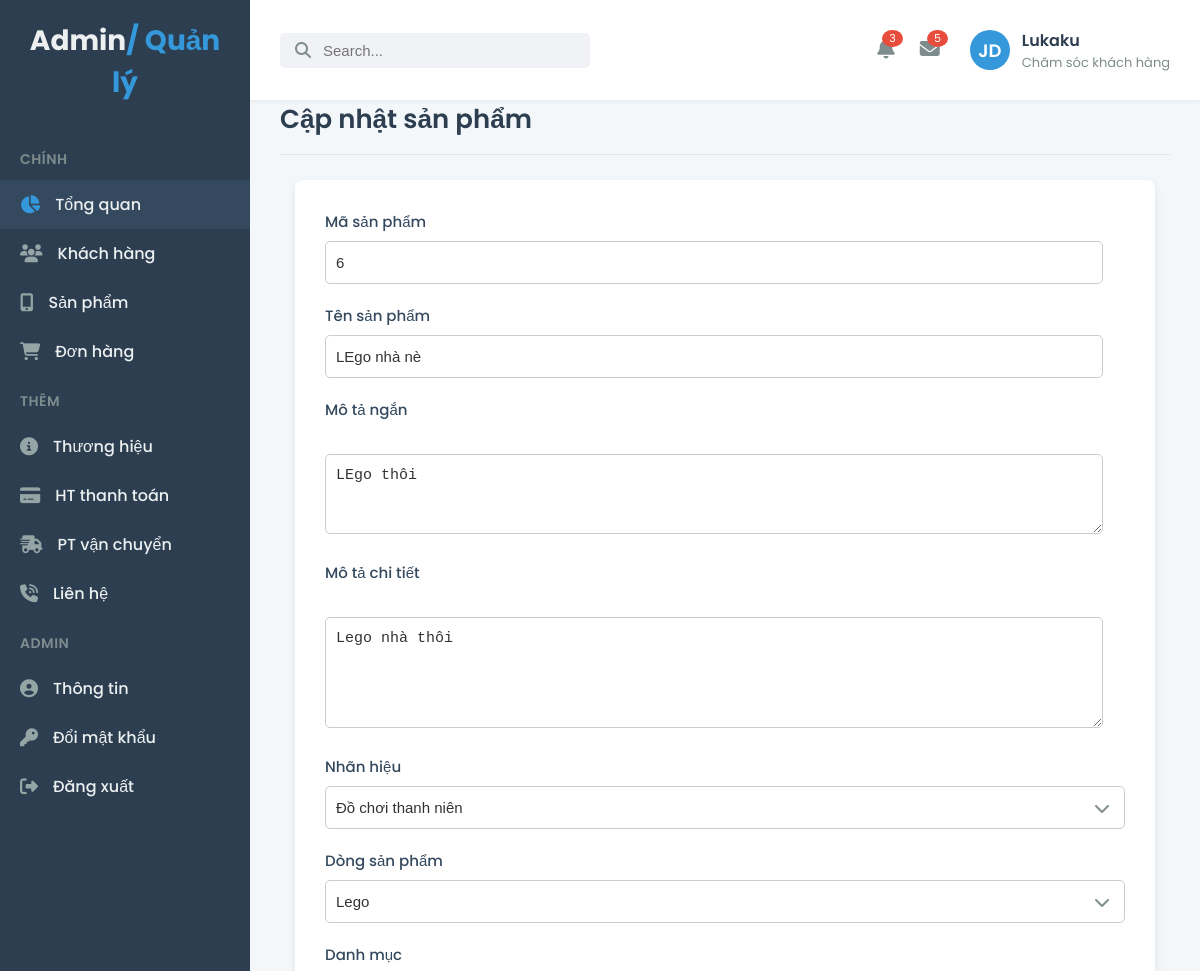
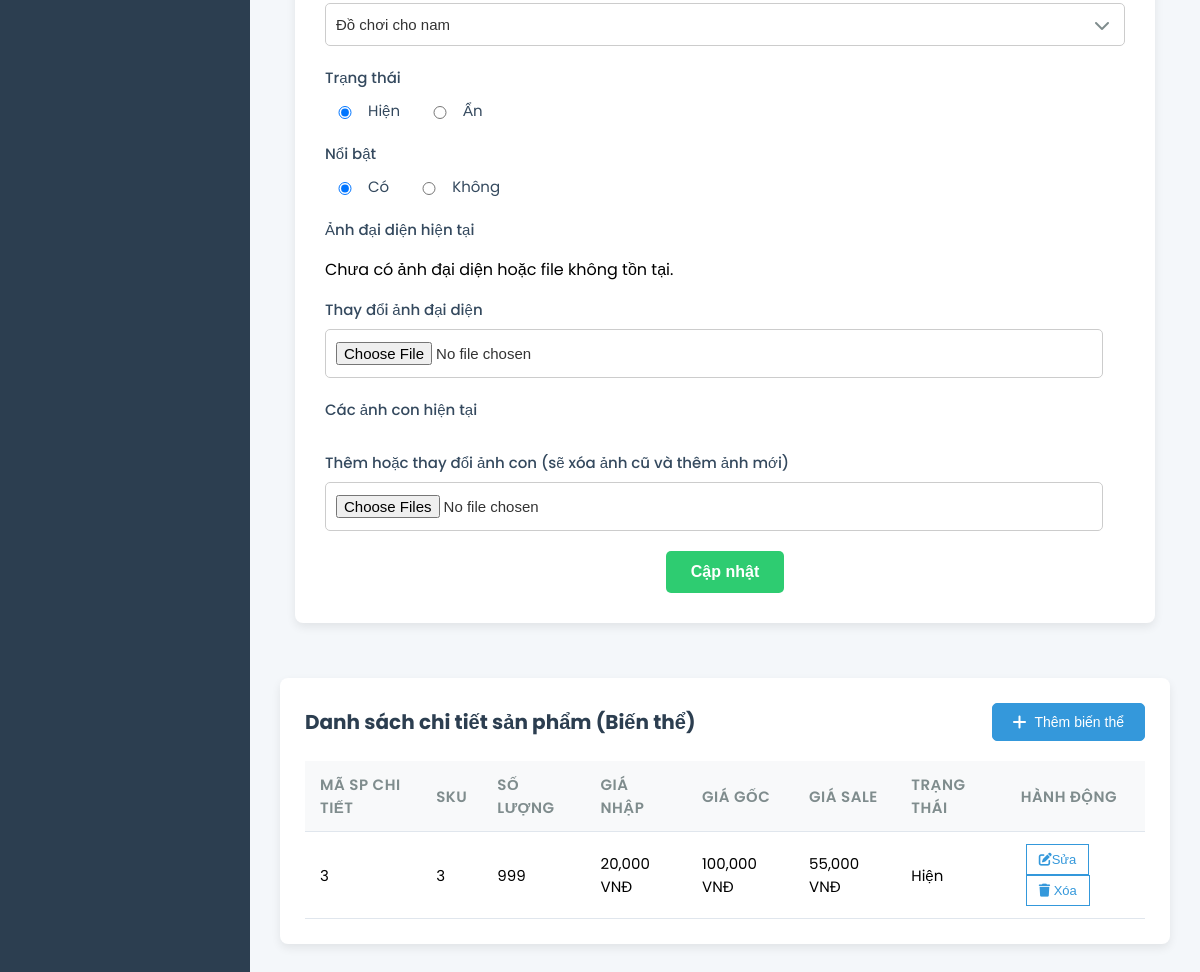
The page /admin/product-update.php?idsp=6 (signed in) on the database its author committed (2 pictures, top to bottom).
### tables this page shows
CREATE TABLE `san_pham` (
  `id_sp` int(11) NOT NULL,
  `ten_sp` varchar(100) NOT NULL,
  `mo_ta_ngan` text DEFAULT NULL,
  `mo_ta_chi_tiet` longtext DEFAULT NULL,
  `id_nhanhieu` int(11) NOT NULL,
  `id_dong` int(11) NOT NULL,
  `id_danhmuc` int(11) DEFAULT NULL,
  `luot_xem` int(11) NOT NULL DEFAULT 0,
  `noi_bat` tinyint(4) NOT NULL DEFAULT 0 COMMENT '0: không, 1: có',
  `ngay_tao` datetime NOT NULL DEFAULT current_timestamp(),
  `ngaycapnhat` datetime NOT NULL DEFAULT current_timestamp() ON UPDATE current_timestamp(),
  `trangthai` tinyint(4) NOT NULL DEFAULT 0 COMMENT '0: hiện, 1: ẩn'
);

CREATE TABLE `nhan_hieu` (
  `id_nhan` int(11) NOT NULL,
  `ten_nhanhieu` varchar(50) NOT NULL,
  `logo` varchar(255) DEFAULT NULL,
  `trangthai` tinyint(4) NOT NULL DEFAULT 0 COMMENT '0: hiện, 1: ẩn'
);

CREATE TABLE `dong_sanpham` (
  `id_dong` int(11) NOT NULL,
  `ten_dong` varchar(50) NOT NULL,
  `id_nhanhieu` int(11) NOT NULL,
  `id_danhmuc` int(11) DEFAULT NULL,
  `trangthai` tinyint(4) NOT NULL DEFAULT 0 COMMENT '0: hiện, 1: ẩn'
);

CREATE TABLE `danh_muc` (
  `id_danhmuc` int(11) NOT NULL,
  `ten_danhmuc` varchar(50) NOT NULL,
  `mo_ta` text DEFAULT NULL,
  `trangthai` tinyint(4) NOT NULL DEFAULT 0 COMMENT '0: hiện, 1: ẩn'
);

CREATE TABLE `sanpham_chitiet` (
  `id_spchitiet` int(11) NOT NULL,
  `id_sp` int(11) NOT NULL,
  `sku` varchar(50) NOT NULL,
  `so_luong` int(11) NOT NULL,
  `gia_nhap` int(11) NOT NULL,
  `gia_goc` int(11) NOT NULL,
  `gia_sale` int(11) DEFAULT NULL,
  `id_khuyenmai` int(11) DEFAULT NULL,
  `trang_thai` tinyint(4) NOT NULL DEFAULT 0 COMMENT '0: hiện, 1: ẩn'
);

### admin/product-update.php (the view, shortened to what this page needs)
<?php
    include_once "sidebar.php";
    require_once "connect.php";
    $idsp = null;
    if(isset($_GET["idsp"])) {
        $idsp = $_GET["idsp"];
        $sql_product = "SELECT sp.*, nh.ten_nhanhieu, ds.ten_dong, dm.ten_danhmuc
                        FROM san_pham sp
                        INNER JOIN nhan_hieu nh ON nh.id_nhan = sp.id_nhanhieu
                        INNER JOIN dong_sanpham ds ON ds.id_dong = sp.id_dong
                        INNER JOIN danh_muc dm ON dm.id_danhmuc = sp.id_danhmuc
                        WHERE sp.id_sp = $idsp";
        $query_product = mysqli_query($conn, $sql_product);
        $row_product = mysqli_fetch_assoc($query_product);
        if (!$row_product) {
            $message = '<div class="alert-error">Sản phẩm không tồn tại hoặc đã bị xóa.</div>';
            $idsp_valid = false;
        } else {
            $idsp_valid = true;
            $sql_brands = "SELECT * FROM nhan_hieu WHERE trangthai = 0";
            $query_brands = mysqli_query($conn, $sql_brands);
            $sql_series = "SELECT * FROM dong_sanpham WHERE trangthai = 0";
            $query_series = mysqli_query($conn, $sql_series);
            $sql_categories = "SELECT * FROM danh_muc WHERE trangthai = 0";
            $query_categories = mysqli_query($conn, $sql_categories);
            $sql_main_image = "SELECT * FROM hinh_anh WHERE id_sp = $idsp AND trang_thai = 0";
            $query_main_image = mysqli_query($conn, $sql_main_image);
            $main_image = mysqli_fetch_assoc($query_main_image);
        }
    } else {
        $message = '<div class="alert-error">Không có ID sản phẩm được cung cấp để cập nhật.</div>';
        $idsp_valid = false;
    }
?>
<div class="main-content">
    <div class="page-title">
        <div class="title">Cập nhật sản phẩm</div>
    </div>
    <?php if ($idsp_valid && $row_product) : ?>
        <form action="" class="form" method="POST" enctype="multipart/form-data">
            <div class="input-box">
                <label>Mã sản phẩm</label>
                <input type="text" value="<?php echo $idsp ?>" readonly/>
            </div>
            <div class="input-box">
                <label>Tên sản phẩm</label>
                <input type="text" name="tensp" value="<?php echo htmlspecialchars($row_product["ten_sp"]) ?>" required/>
            </div>
            <div class="input-box">
                <label>Mô tả ngắn</label>
                <br>
                <textarea name="mo_ta_ngan" rows="3" cols="100"><?php echo htmlspecialchars($row_product["mo_ta_ngan"]) ?></textarea>
            </div>
            <div class="input-box">
                <label>Mô tả chi tiết</label>
                <br>
                <textarea name="mo_ta_chi_tiet" rows="5" cols="100"><?php echo htmlspecialchars($row_product["mo_ta_chi_tiet"]) ?></textarea>
            </div>
            <div class="input-box">
                <label>Nhãn hiệu</label>
                <div class="select-box">
                    <select name="nhanhieu" required>
                        <?php
                        if ($query_brands) mysqli_data_seek($query_brands, 0);
                        while ($brand_item = mysqli_fetch_assoc($query_brands)) :
                        ?>
                            <option value="<?php echo $brand_item["id_nhan"] ?>" <?php echo ($row_product["id_nhanhieu"] == $brand_item["id_nhan"]) ? "selected" : "" ?>>
                                <?php echo htmlspecialchars($brand_item["ten_nhanhieu"]) ?>
                            </option>
                        <?php endwhile; ?>
                    </select>
                </div>
            </div>
            <div class="input-box">
                <label>Dòng sản phẩm</label>
                <div class="select-box">
                    <select name="dongsp" required>
                        <?php
                        if ($query_series) mysqli_data_seek($query_series, 0);
                        while ($series_item = mysqli_fetch_assoc($query_series)) :
                        ?>
                            <option value="<?php echo $series_item["id_dong"] ?>" <?php echo ($row_product["id_dong"] == $series_item["id_dong"]) ? "selected" : "" ?>>
                                <?php echo htmlspecialchars($series_item["ten_dong"]) ?>
                            </option>
                        <?php endwhile; ?>
                    </select>
                </div>
            </div>
            <div class="input-box">
                <label>Danh mục</label>
                <div class="select-box">
                    <select name="danhmuc" required>
                        <?php
                        if ($query_categories) mysqli_data_seek($query_categories, 0);
                        while ($category_item = mysqli_fetch_assoc($query_categories)) :
                        ?>
                            <option value="<?php echo $category_item["id_danhmuc"] ?>" <?php echo ($row_product["id_danhmuc"] == $category_item["id_danhmuc"]) ? "selected" : "" ?>>
                                <?php echo htmlspecialchars($category_item["ten_danhmuc"]) ?>
                            </option>
                        <?php endwhile; ?>
                    </select>
                </div>
            </div>
            <div class="gender-box">
                <h3>Trạng thái</h3>
                <div class="gender-option">
                    <div class="gender">
                    <input style="width: 30px" type="radio" value="0" name="trangthai" <?php echo ($row_product["trangthai"] == 0) ? "checked" : "" ?>/>Hiện
                    </div>
                    <div class="gender">
                    <input style="width: 30px" type="radio" value="1" name="trangthai" <?php echo ($row_product["trangthai"] == 1) ? "checked" : "" ?>/>Ẩn
                    </div>
                </div>
            </div>
            <div class="gender-box">
                <h3>Nổi bật</h3>
                <div class="gender-option">
                    <div class="gender">
                    <input style="width: 30px" type="radio" value="1" name="noi_bat" <?php echo ($row_product["noi_bat"] == 1) ? "checked" : "" ?>/>Có
                    </div>
                    <div class="gender">
                    <input style="width: 30px" type="radio" value="0" name="noi_bat" <?php echo ($row_product["noi_bat"] == 0) ? "checked" : "" ?>/>Không
                    </div>
                </div>
            </div>
            <div class="input-box">
                <label>Ảnh đại diện hiện tại</label>
                <?php if ($main_image && file_exists("../uploads/" . $main_image['ten_file'])): ?>
                    <img src="../uploads/<?php echo htmlspecialchars($main_image['ten_file']) ?>" width="120px" height="150px">
                <?php else: ?>
                    <p>Chưa có ảnh đại diện hoặc file không tồn tại.</p>
                <?php endif; ?>
                <label>Thay đổi ảnh đại diện</label>
                <input type="file" name="anhdaidien" accept="image/*">
            </div>
            <div class="input-box">
                <label>Các ảnh con hiện tại</label>
                <label>Thêm hoặc thay đổi ảnh con (sẽ xóa ảnh cũ và thêm ảnh mới)</label>
                <input type="file" name="anhcon[]" multiple accept="image/*">
            </div>
            <button name="submit" type="submit">Cập nhật</button>
        </form>
        <br>
        <div class="table-card">
            <div class="card-title"><h3>Danh sách chi tiết sản phẩm (Biến thể)</h3>
            <div class="action-buttons">
                <button class="btn btn-primary">
                <a href="product-detail-add.php?idsp=<?php echo $idsp ?>"><i class="fas fa-plus"></i>
                Thêm biến thể </a>
                </button>
            </div>
        </div>
        <table class="data-table">
            <thead>
                <tr>
                <th>Mã SP chi tiết</th>
                <th>SKU</th>
                <th>Số lượng</th>
                <th>Giá nhập</th>
                <th>Giá gốc</th>
                <th>Giá sale</th>
                <th>Trạng thái</th>
                <th>Hành động</th>
                </tr>
            </thead>
            <tbody>
                <?php
                $sql_product_details = "SELECT * FROM sanpham_chitiet WHERE id_sp = $idsp";
                $query_product_details = mysqli_query($conn, $sql_product_details);
                if (mysqli_num_rows($query_product_details) > 0) :
                    while($row_detail = mysqli_fetch_assoc($query_product_details)) :
                ?>
                    <tr>
                        <td><?php echo $row_detail["id_spchitiet"] ?></td>
                        <td><?php echo htmlspecialchars($row_detail["sku"]) ?></td>
                        <td><?php echo $row_detail["so_luong"] ?></td>
                        <td><?php echo number_format($row_detail["gia_nhap"]) ?> VNĐ</td>
                        <td><?php echo number_format($row_detail["gia_goc"]) ?> VNĐ</td>
                        <td><?php echo number_format($row_detail["gia_sale"]) ?> VNĐ</td>
                        <td><?php echo $row_detail["trang_thai"] == 0 ? "Hiện" : "Ẩn" ?></td>
                        <td>
                            <a href="product-detail-update.php?idspchitiet=<?php echo $row_detail["id_spchitiet"] ?>"><button class="btn btn-outline btn-sm">
                                <i class="fa-solid fa-pen-to-square"></i>Sửa
                            </button></a>
                            <a href="product-detail-delete.php?idspchitiet=<?php echo $row_detail["id_spchitiet"] ?>" onclick="return confirm('Bạn có chắc chắn xóa biến thể này không?')"><button class="btn btn-outline btn-sm">
                                <i class="fa-solid fa-trash"></i> Xóa
                            </button></a>
                        </td>
                    </tr>
                <?php
                    endwhile;
                else:
                ?>
                    <tr>
                        <td colspan="7" class="text-center">Chưa có biến thể sản phẩm nào.</td>
                    </tr>
                <?php
                endif;
                ?>
            </tbody>
        </table>
    <?php endif; ?>
</div>
<?php include_once "footer.php" ?>

### css/style.css (style rules this page uses)
body { font-family: 'Poppins', sans-serif; margin: 0; background-color: #f4f7fa; display: flex; min-height: 100vh; }
.main-content { flex-grow: 1; padding: 30px; background-color: #f4f7fa; overflow-y: auto; }
.page-title { display: flex; justify-content: space-between; align-items: center; margin-bottom: 25px; padding-bottom: 15px; border-bottom: 1px solid #e0e6ed; }
.page-title .title { font-size: 26px; font-weight: 600; color: #2c3e50; }
.action-buttons .btn { padding: 10px 20px; border-radius: 5px; font-size: 14px; font-weight: 500; cursor: pointer; transition: all 0.3s ease; text-decoration: none; display: inline-flex; align-items: center; justify-content: center; color: #ffffff; }
.action-buttons .btn a { color: #ffffff; text-decoration: none; display: flex; align-items: center; }
.action-buttons .btn i { margin-right: 8px; font-size: 16px; }
.btn-primary { background-color: #3498db; border: 1px solid #3498db; color: #ffffff; }
.btn-outline { background-color: transparent; border: 1px solid #7f8c8d; color: #7f8c8d; margin-left: 10px; }
.table-card { background-color: #ffffff; border-radius: 8px; box-shadow: 0 4px 10px rgba(0, 0, 0, 0.08); padding: 25px; margin-bottom: 30px; }
.table-card .card-title { display: flex; justify-content: space-between; align-items: center; margin-bottom: 20px; }
.table-card .card-title h3 { font-size: 20px; color: #2c3e50; margin: 0; display: flex; align-items: center; }
.data-table { width: 100%; border-collapse: collapse; font-size: 15px; text-align: left; }
.data-table th, .data-table td { padding: 12px 15px; border-bottom: 1px solid #e0e6ed; }
.data-table th { background-color: #f8f9fa; color: #7f8c8d; font-weight: 600; text-transform: uppercase; letter-spacing: 0.5px; }
.btn-sm { padding: 7px 12px; font-size: 13px; margin-left: 5px; }
.btn-outline.btn-sm { color: #3498db; border-color: #3498db; background-color: transparent; }
.main-content { flex-grow: 1; padding: 30px; background-color: #f4f7fa; overflow-y: auto; margin-top: 70px; }

### css/form.css (style rules this page uses)
.form { background-color: #ffffff; border-radius: 8px; box-shadow: 0 4px 10px rgba(0, 0, 0, 0.08); padding: 30px; margin-bottom: 30px; max-width: 800px; margin-left: auto; margin-right: auto; }
.form .input-box { margin-bottom: 20px; }
.form .input-box label { display: block; font-size: 15px; color: #34495e; font-weight: 500; margin-bottom: 8px; }
.form .input-box input[type="text"], .form .input-box input[type="email"], .form .input-box input[type="password"], .form .input-box input[type="number"], .form .input-box input[type="file"], .form .input-box textarea { width: calc(100% - 22px); padding: 12px 10px; border: 1px solid #ccc; border-radius: 5px; font-size: 15px; color: #333; transition: border-color 0.3s ease; box-sizing: border-box; }
.form .input-box textarea { resize: vertical; min-height: 80px; }
.form .select-box { position: relative; width: 100%; }
.form .select-box select { width: 100%; padding: 12px 10px; border: 1px solid #ccc; border-radius: 5px; font-size: 15px; color: #333; background-color: #fff; appearance: none; -webkit-appearance: none; -moz-appearance: none; cursor: pointer; transition: border-color 0.3s ease; }
.form .select-box::after { content: '\f078'; font-family: "Font Awesome 6 Free"; font-weight: 900; position: absolute; right: 15px; top: 50%; transform: translateY(-50%); color: #7f8c8d; pointer-events: none; }
.gender-box { margin-bottom: 20px; }
.gender-box h3 { font-size: 15px; color: #34495e; font-weight: 500; margin-bottom: 10px; }
.gender-option { display: flex; gap: 20px; }
.gender-option .gender { display: flex; align-items: center; font-size: 15px; color: #34495e; }
.gender-option .gender input[type="radio"] { margin-right: 8px; cursor: pointer; }
.form button[type="submit"], .form button[name="submit"] { background-color: #2ecc71; color: #ffffff; padding: 12px 25px; border: none; border-radius: 5px; font-size: 16px; font-weight: 600; cursor: pointer; transition: background-color 0.3s ease; width: auto; display: block; margin: 20px auto 0 auto; }

### rows shown on the page
san_pham: tensp "LEgo nhà nè", mo_ta_ngan "LEgo thôi", mo_ta_chi_tiet "Lego nhà thôi", nhanhieu "Đồ chơi thanh niên", dongsp "Lego", danhmuc "Đồ chơi cho nam", trangthai "☑", noi_bat "☑"
sanpham_chitiet: id_spchitiet "3", sku "3", so_luong "999", gia_nhap "20,000", gia_goc "100,000", gia_sale "55,000", trang_thai "Hiện"

### other values the page prints
$name "Lukaku"
